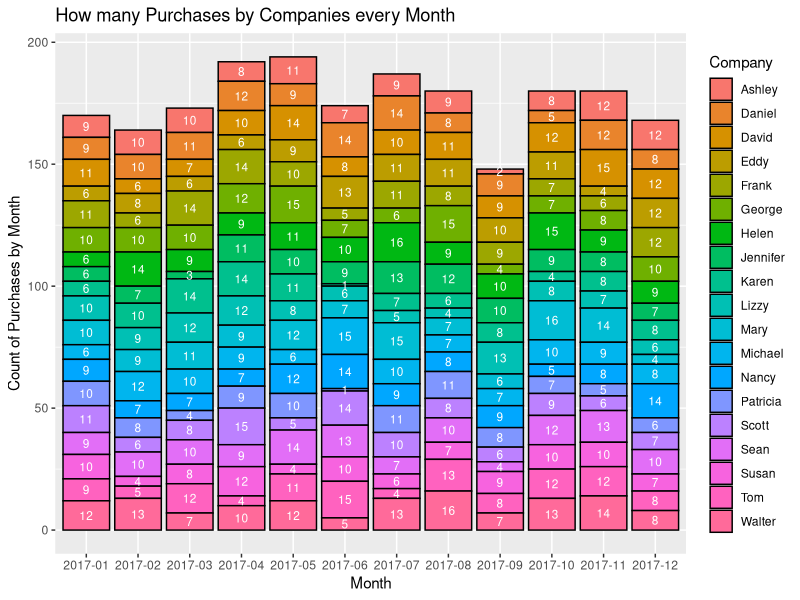

Recreate this plot in R.
## ---- chunk 1
library(tidyverse)
library(dplyr)

Purchase_Data <- readxl::read_excel("2018-03-12 Stamps.com Excel assessment.xlsx", 
                            sheet = "Purchase Payment Data")
Purchase_Data$Date <- as.Date(Purchase_Data$Date, format = '%m/%d/%Y')
Purchase_Data <- Purchase_Data %>%
  mutate(month = format(Date, "%m"))
## ---- chunk 2
Purchase_Data %>%
  ggplot(aes(x = format(Date, "%Y-%m"), fill = Company))+
  geom_bar(color = 'Black') +
  labs(x = 'Month', y = "Count of Purchases by Month", title = "How many Purchases by Companies every Month")+
  geom_text(stat = 'count', aes(label=..count..), size = 3, position = position_stack(vjust = 0.5), color="white")
  
## ---- chunk 3
Bill_Data <- Purchase_Data %>%
  select(month, Company, Spend, Payment) %>%
  group_by(month, Company) %>%
  summarise(sum_spend = sum(Spend, na.rm = TRUE), sum_payment = sum(Payment, na.rm = TRUE),
            Bill = sum_spend + sum_payment)
max(Bill_Data$Bill)
## ---- chunk 4
Bill_Data %>%
  select(Company, Bill) %>%
  group_by(Company) %>%
  summarise(max_bill = max(Bill))

## ---- chunk 5
Profitable_margin_customers <- Purchase_Data %>%
  group_by(Company) %>%
  summarise(total_purchase = sum(Spend, na.rm = TRUE)) %>%
  arrange(desc(total_purchase))
Profitable_margin_customers[1,]
Profitable_margin_customers[4,]
Profitable_margin_customers[6,]
## ---- chunk 6
Bill_Data %>%
  group_by(month) %>%
  summarise(credit_exposure = sum(Bill))
## ---- chunk 7
Customer_Payments <- Purchase_Data %>%
  group_by(Company) %>%
  summarise(total_payments = sum(Payment, na.rm = TRUE)) %>%
  arrange(total_payments)
Customer_Payments[1,]
Customer_Payments[4,]
Customer_Payments[6,]
## ---- chunk 8
Customer_Payments_month1 <- Purchase_Data %>%
  group_by(Company, month) %>%
  summarise(total_payments = sum(Payment, na.rm = TRUE)) %>%
  group_by(month) %>%
  summarise(total_payments = min(total_payments))
Customer_Payments_month2 <- Purchase_Data %>%
  group_by(Company, month) %>%
  summarise(total_payments = sum(Payment, na.rm = TRUE))
Customer_Payments_month <- left_join(Customer_Payments_month1, Customer_Payments_month2, by = c('month', 'total_payments'))

Customer_Payments_month
